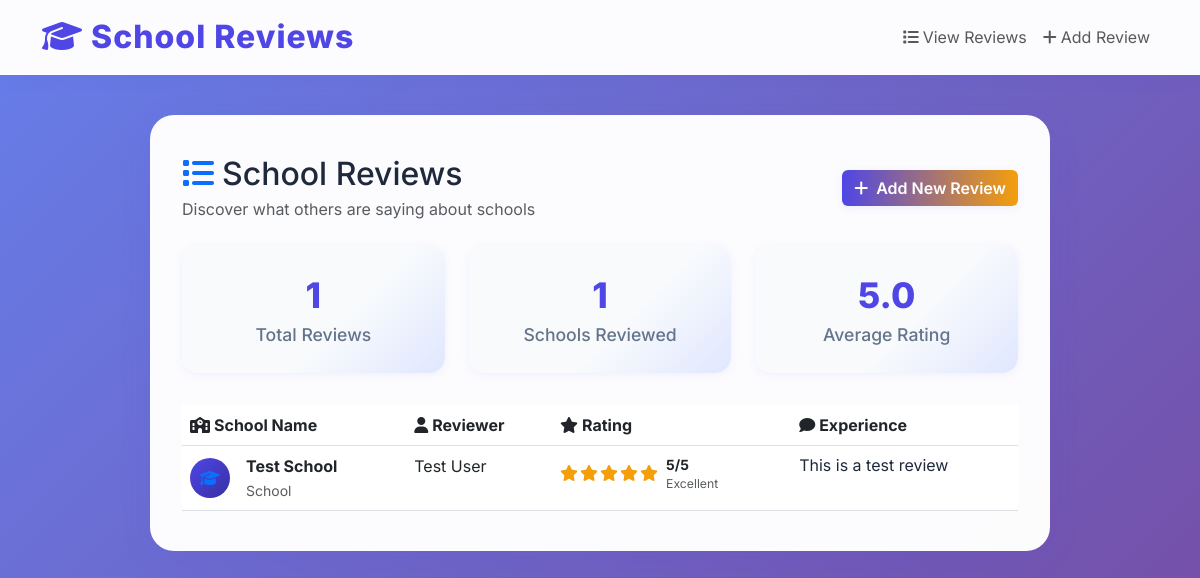
Page /reviews on the earlier database version.
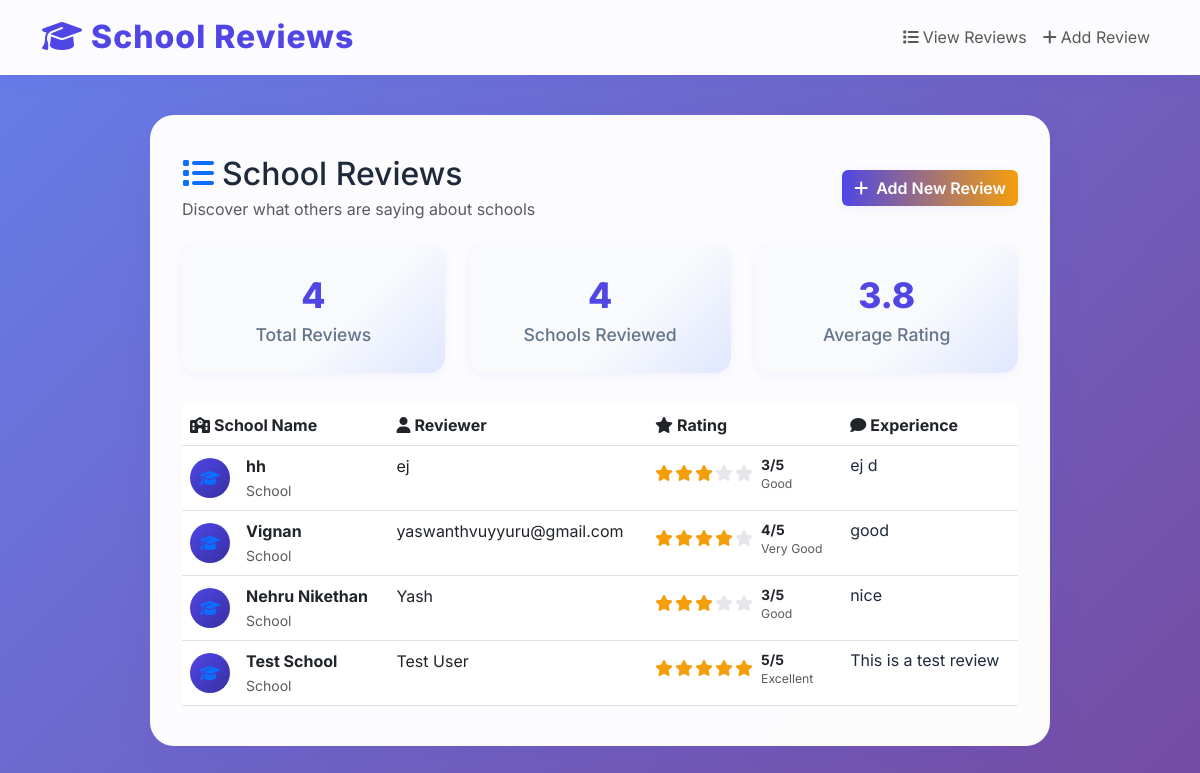
Same page on the later database version.
### tables this page shows
CREATE TABLE reviews (
                id INTEGER PRIMARY KEY AUTOINCREMENT,
                school_name TEXT NOT NULL,
                reviewer_name TEXT NOT NULL,
                rating INTEGER NOT NULL,
                comment TEXT NOT NULL
            );

### app.py (the view)
@app.route('/reviews')
def reviews():
    connection = get_db_connection()
    if connection:
        try:
            cursor = connection.cursor()
            if app.config['DATABASE_TYPE'] == 'mysql':
                cursor.execute("SELECT * FROM reviews ORDER BY id DESC")
            else:
                cursor.execute("SELECT * FROM reviews ORDER BY id DESC")
            reviews_list = cursor.fetchall()
            cursor.close()
            connection.close()
            return render_template('reviews.html', reviews=reviews_list)
        except Exception as e:
            flash(f'Error fetching reviews: {e}', 'error')
            return render_template('reviews.html', reviews=[])
    else:
        flash('Database connection error!', 'error')
        return render_template('reviews.html', reviews=[])

### app.py (called while the page is built)
def get_db_connection():
    if app.config['DATABASE_TYPE'] == 'mysql':
        try:
            connection = mysql.connector.connect(**DB_CONFIG)
            return connection
        except Error as e:
            print(f"Error connecting to MySQL: {e}")
            return None
    else:
        try:
            db_path = os.path.join(os.path.dirname(os.path.abspath(__file__)), app.config['SQLITE_DATABASE'])
            connection = sqlite3.connect(db_path)
            connection.row_factory = sqlite3.Row
            return connection
        except Exception as e:
            print(f"Error connecting to SQLite: {e}")
            return None

### templates/reviews.html (shortened to what this page needs)
{% extends "base.html" %}
{% block content %}
<div class="row">
    <div class="col-12">
        <div class="d-flex justify-content-between align-items-center mb-4">
            <div>
                <h2 class="mb-1"><i class="fas fa-list me-2 text-primary"></i>School Reviews</h2>
                <p class="text-muted mb-0">Discover what others are saying about schools</p>
            </div>
            <a href="{{ url_for('add_review') }}" class="btn btn-primary"><i class="fas fa-plus me-2"></i>Add New Review</a>
        </div>
        {% if reviews %}
        <div class="stats-row">
            <div class="stats-card">
                <div class="stats-number">{{ reviews|length }}</div>
                <div class="stats-label">Total Reviews</div>
            </div>
            <div class="stats-card">
                <div class="stats-number">{{ reviews|map(attribute='school_name')|unique|list|length }}</div>
                <div class="stats-label">Schools Reviewed</div>
            </div>
            <div class="stats-card">
                <div class="stats-number">{% set avg_rating = reviews|map(attribute='rating')|sum / reviews|length %}{{ "%.1f"|format(avg_rating) }}</div>
                <div class="stats-label">Average Rating</div>
            </div>
        </div>
        <div class="table-responsive">
            <table class="table table-hover mb-0">
                <thead>
                    <tr>
                        <th><i class="fas fa-school me-1"></i>School Name</th>
                        <th><i class="fas fa-user me-1"></i>Reviewer</th>
                        <th><i class="fas fa-star me-1"></i>Rating</th>
                        <th><i class="fas fa-comment me-1"></i>Experience</th>
                    </tr>
                </thead>
                <tbody>
                    {% for review in reviews %}
                    <tr class="fade-in" style="animation-delay: {{ loop.index * 0.1 }}s;">
                        <td>
                            <div class="d-flex align-items-center">
                                <div class="school-icon me-3"><i class="fas fa-graduation-cap text-primary"></i></div>
                                <div><strong class="d-block">{{ review.school_name }}</strong><small class="text-muted">School</small></div>
                            </div>
                        </td>
                        <td>{{ review.reviewer_name }}</td>
                        <td>
                            <div class="rating-display">
                                <div class="rating-stars">
                                    {% for i in range(1, 6) %}
                                        <i class="fas fa-star{% if i <= review.rating %} filled{% else %} far{% endif %}"></i>
                                    {% endfor %}
                                </div>
                                <span class="rating-text ms-2"><strong>{{ review.rating }}/5</strong><small class="text-muted d-block">{% if review.rating == 5 %}Excellent{% endif %}{% if review.rating == 4 %}Very Good{% endif %}{% if review.rating == 3 %}Good{% endif %}{% if review.rating == 2 %}Fair{% endif %}{% if review.rating == 1 %}Poor{% endif %}</small></span>
                            </div>
                        </td>
                        <td>
                            <div class="comment-preview">
                                <div class="comment-text" title="{{ review.comment }}">{{ review.comment[:100] }}{% if review.comment|length > 100 %}...{% endif %}</div>
                            </div>
                        </td>
                    </tr>
                    {% endfor %}
                </tbody>
            </table>
        </div>
        {% endif %}
    </div>
</div>
{% endblock %}

### templates/base.html (shortened to what this page needs)
<!DOCTYPE html>
<html lang="en">
<head>
    <link href="https://cdn.jsdelivr.net/npm/bootstrap@5.3.0/dist/css/bootstrap.min.css" rel="stylesheet">
    <link href="https://cdnjs.cloudflare.com/ajax/libs/font-awesome/6.4.0/css/all.min.css" rel="stylesheet">
</head>
<body>
    <nav class="navbar navbar-expand-lg navbar-light">
        <div class="container">
            <a class="navbar-brand" href="{{ url_for('reviews') }}">
                <i class="fas fa-graduation-cap me-2 floating"></i>School Reviews
            </a>
            <div class="collapse navbar-collapse" id="navbarNav">
                <ul class="navbar-nav ms-auto">
                    <li class="nav-item">
                        <a class="nav-link" href="{{ url_for('reviews') }}">
                            <i class="fas fa-list me-1"></i>View Reviews
                        </a>
                    </li>
                    <li class="nav-item">
                        <a class="nav-link" href="{{ url_for('add_review') }}">
                            <i class="fas fa-plus me-1"></i>Add Review
                        </a>
                    </li>
                </ul>
            </div>
        </div>
    </nav>
    <div class="container">
        <div class="main-container fade-in">
            {% block content %}{% endblock %}
        </div>
    </div>
</body>
</html>

### templates/base.html (style rules this page uses)
:root { --primary-color: #4f46e5; --primary-dark: #3730a3; --secondary-color: #f8fafc; --accent-color: #f59e0b; --text-primary: #1e293b; --text-secondary: #64748b; --success-color: #10b981; --danger-color: #ef4444; --border-color: #e2e8f0; }
* { margin: 0; padding: 0; box-sizing: border-box; }
body { font-family: 'Inter', sans-serif; background: linear-gradient(135deg, #667eea 0%, #764ba2 100%); min-height: 100vh; color: var(--text-primary); }
.navbar { background: rgba(255, 255, 255, 0.98) !important; backdrop-filter: blur(10px); border-bottom: 1px solid rgba(255, 255, 255, 0.2); box-shadow: 0 4px 16px -1px rgba(79, 70, 229, 0.08); }
.navbar-brand { font-weight: 800; font-size: 2rem; color: var(--primary-color) !important; text-decoration: none; letter-spacing: 1px; transition: color 0.2s, transform 0.2s; }
.main-container { margin: 2.5rem auto; padding: 2.5rem 2rem; background: rgba(255,255,255,0.98); border-radius: 1.5rem; box-shadow: 0 8px 32px rgba(79,70,229,0.10); max-width: 900px; }
.fade-in { animation: fadeIn 0.8s; }
.stats-row { display: flex; gap: 1.5rem; flex-wrap: wrap; justify-content: center; margin-bottom: 2rem; }
.stats-card { background: linear-gradient(135deg, #f8fafc 60%, #e0e7ff 100%); border-radius: 1rem; padding: 1.5rem 2rem; box-shadow: 0 2px 8px rgba(79,70,229,0.07); text-align: center; transition: box-shadow 0.2s, transform 0.2s; min-width: 180px; min-height: 120px; flex: 1 1 180px; display: flex; flex-direction: column; align-items: center; justify-content: center; }
.stats-number { font-size: 2.2rem; font-weight: 800; color: var(--primary-color); }
.stats-label { color: var(--text-secondary); font-size: 1.1rem; font-weight: 500; }
.floating { animation: floating 3s ease-in-out infinite; }
.btn-primary { background: linear-gradient(90deg, var(--primary-color), var(--accent-color)); border: none; font-weight: 600; box-shadow: 0 2px 8px rgba(79,70,229,0.08); transition: background 0.2s, box-shadow 0.2s, transform 0.2s; }

### templates/reviews.html (style rules this page uses)
.school-icon { width: 40px; height: 40px; background: linear-gradient(135deg, var(--primary-color), var(--primary-dark)); border-radius: 50%; display: flex; align-items: center; justify-content: center; color: white; }
.rating-display { display: flex; align-items: center; }
.rating-stars { display: flex; gap: 2px; }
.rating-stars .fas.fa-star.filled { color: var(--accent-color); }
.rating-stars .far.fa-star { color: #e5e7eb; }
.rating-text { font-size: 0.875rem; }
.comment-preview { max-width: 300px; }
.comment-text { line-height: 1.4; color: var(--text-primary); }

Differences in the rows shown:
added reviews: school_name "hh", reviewer_name "ej", rating "3", shows "Good", comment "ej d"
added reviews: school_name "Vignan", reviewer_name "yaswanthvuyyuru@gmail.com", rating "4", shows "Very Good", comment "good"
added reviews: school_name "Nehru Nikethan", reviewer_name "Yash", rating "3", shows "Good", comment "nice"
Other differences:
{{ reviews|length }}: "1" → "4"
{{ reviews|map(attribute='school_name')|unique|list|length }}: "1" → "4"
{{ "%.1f"|format(avg_rating) }}: "5.0" → "3.8"
